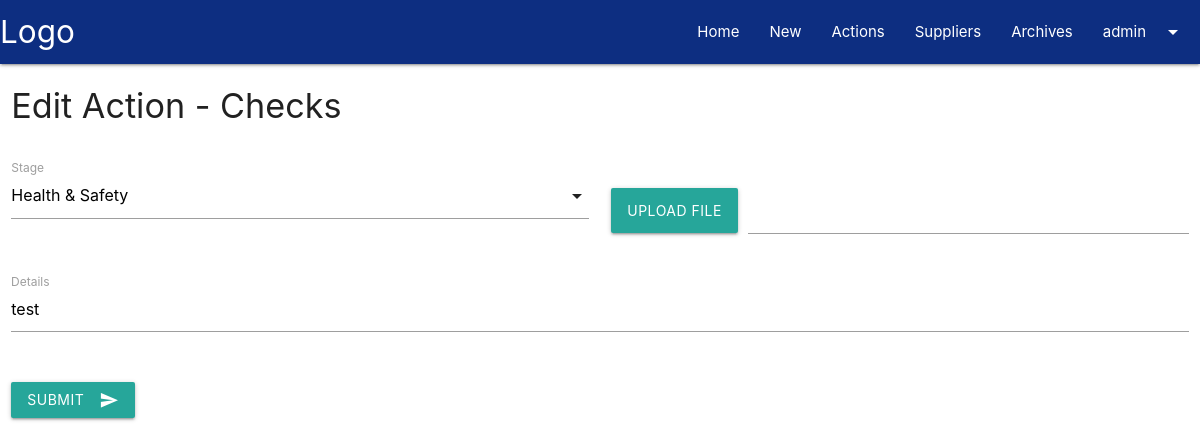
Before: /action/edit/1 (signed in) with the older database file.
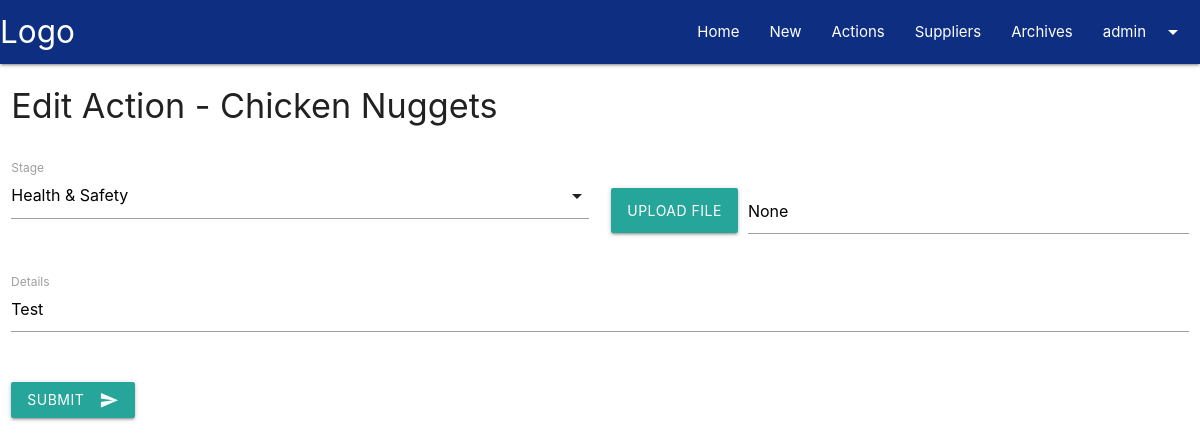
After: the same page with the newer database file.
### tracker/models.py (models this page shows)
class Posts(db.Model):
    id = db.Column(db.Integer, primary_key=True)
    title = db.Column(db.String(80), nullable=False)
    date_posted = db.Column(
        db.DateTime,
        nullable=False,
        default=datetime.utcnow
    )
    user_id = db.Column(db.Integer, db.ForeignKey('user.id'))
    content = db.Column(db.Text, nullable=True)
    supplier_id = db.Column(db.Integer, db.ForeignKey('suppliers.id'),
        nullable=False)
    contact_name = db.Column(db.String(50))
    new_product = db.Column(db.Boolean, default=False)
    product_number = db.Column(db.Integer)
    product_name = db.Column(db.String(80), nullable=False)
    product_type = db.Column(db.String(50), nullable=False)
    product_length = db.Column(db.Integer)
    product_width = db.Column(db.Integer)
    product_height =db.Column(db.Integer)
    product_weight = db.Column(db.Float)
    case_orientation = db.Column(db.Boolean, default=False)
    units_per_case = db.Column(db.Float)
    inners_per_case = db.Column(db.Float)
    ex_product_length = db.Column(db.Integer)
    ex_product_width = db.Column(db.Integer)
    ex_product_height =db.Column(db.Integer)
    ex_product_weight = db.Column(db.Float)
    ex_case_orientation = db.Column(db.Boolean, default=False)
    ex_units_per_case = db.Column(db.Float)
    ex_inners_per_case = db.Column(db.Float)
    healthandsafety = db.Column(db.Integer, default=0)
    quality = db.Column(db.Integer, default=0)
    cagefill = db.Column(db.Integer, default=0)
    restaurantimpact = db.Column(db.Integer, default=0)
    status = db.Column(db.String(20), nullable=True)
    complete = db.Column(db.Boolean, default=False)
    actions = db.relationship(
        'Actions',
        foreign_keys='Actions.posts_id',
        backref='action_post',
        lazy=True
    )

class Actions(db.Model):
    id = db.Column(db.Integer, primary_key=True)
    posts_id = db.Column(db.Integer, db.ForeignKey('posts.id'),
        nullable=False)
    stage = db.Column(db.Integer)
    created_by = db.Column(db.Integer, db.ForeignKey('user.id'))
    created_on = db.Column(
        db.DateTime,
        nullable=False,
        default=datetime.utcnow
    )
    content = db.Column(db.Text, nullable=True)
    image = db.Column(
        db.String(80),
        nullable=True,
    )
    layer_type = db.Column(db.String(50), nullable=True)
    case_per_layer = db.Column(db.Integer, default=0)
    total_layers = db.Column(db.Integer, default=0)
    total_cases = db.Column(db.Integer, default=0)
    ex_layer_type = db.Column(db.String(50), nullable=True)
    ex_case_per_layer = db.Column(db.Integer, default=0)
    ex_total_layers = db.Column(db.Integer, default=0)
    ex_total_cases = db.Column(db.Integer, default=0)
    approval = db.Column(db.Integer, default=0)
    approved_by = db.Column(db.Integer, db.ForeignKey('user.id'))
    approved_on = db.Column(
        db.DateTime,
        nullable=False,
        default=datetime.utcnow
    )
    feedback = db.Column(db.Text, nullable=True)

### tracker/routes/action.py (the view, shortened to what this page needs)
@action.route('/action/edit/<int:action_id>', methods=['GET', 'POST'])
@login_required
def action_edit(action_id):
    action = Actions.query.get_or_404(action_id)
    return render_template('action_edit.html', action=action)

### tracker/__init__.py (called while the page is built)
def create_app(config_file='settings.py'):
    app = Flask(__name__)
    app.config.from_pyfile(config_file)
    db.init_app(app)
    login_manager.init_app(app)
    login_manager.login_view = 'auth.login'
    @login_manager.user_loader
    def load_user(user_id):
        return User.query.get(user_id)
    app.register_blueprint(main)
    app.register_blueprint(auth)
    app.register_blueprint(supplier)
    app.register_blueprint(action)
    app.cli.add_command(create_tables)
    return app

### tracker/templates/action_edit.html (shortened to what this page needs)
{% extends 'base.html' %}  {% block content %}
<div class="container-fluid">
    <div class="row">
        <div class="col s12">
            <h4 class="hide-on-small-only">Edit Action - {{ action.action_post.title }}</h4>
        </div>
    </div>
</div>
<div class="container-fluid">
    <form method="POST" action="{{ url_for('action.action_edit', action_id=action.id) }}">
        <div class="row">
            <div class="input-field col s12 l6">
                <label>Stage</label>
            </div>
            <div class="input-field col s12 l6">
                <div class="file-field input-field">
                    <div class="btn tooltipped" data-position="bottom" data-tooltip="Option not available in this version" >
                        <span>Upload File</span>
                    </div>
                    <div class="file-path-wrapper">
                        <input class="file-path validate" type="text" id="image" name="image" value="{{ action.image }}">
                    </div>
                </div>
            </div>
            <div class="input-field col s12">
                <textarea id="content" name="content" class="materialize-textarea" required>{{ action.content }}</textarea>
                <label for="content">Details</label>
            </div>
        </div>
        <div class="row">
            <div class="col s12">
                <button class="btn waves-effect waves-light" type="submit">Submit<i class="material-icons right">send</i></button>
            </div>
        </div>
    </form>
</div>
{% endblock content %}

Changed rows visible on the page:
removed Posts: action_post "Checks"
now on this page (row edited): Posts: action_post "Chicken Nuggets"
changed Actions: image (not shown) → "None"; content "test" → "Test"
